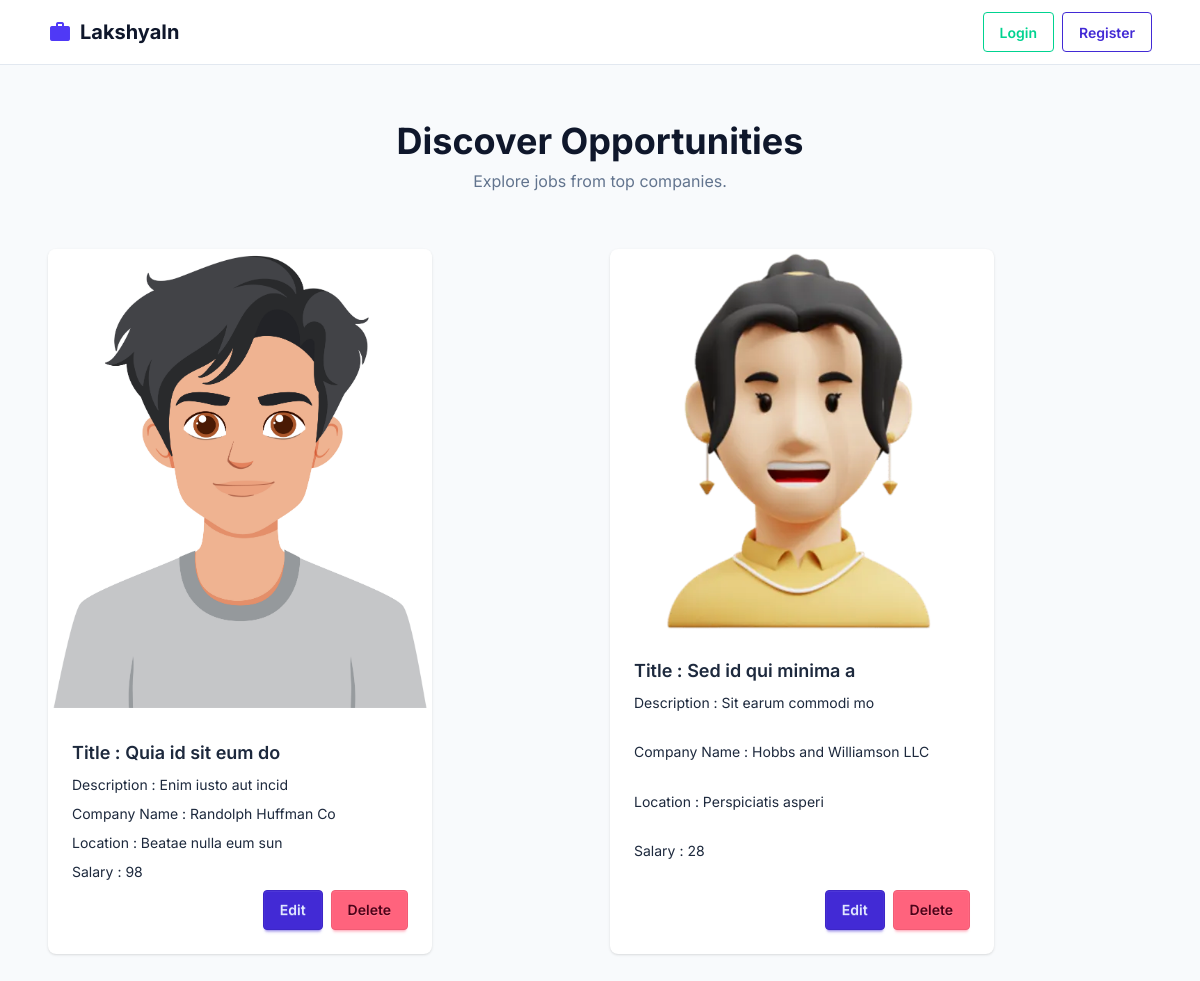
The app's page /, older data.
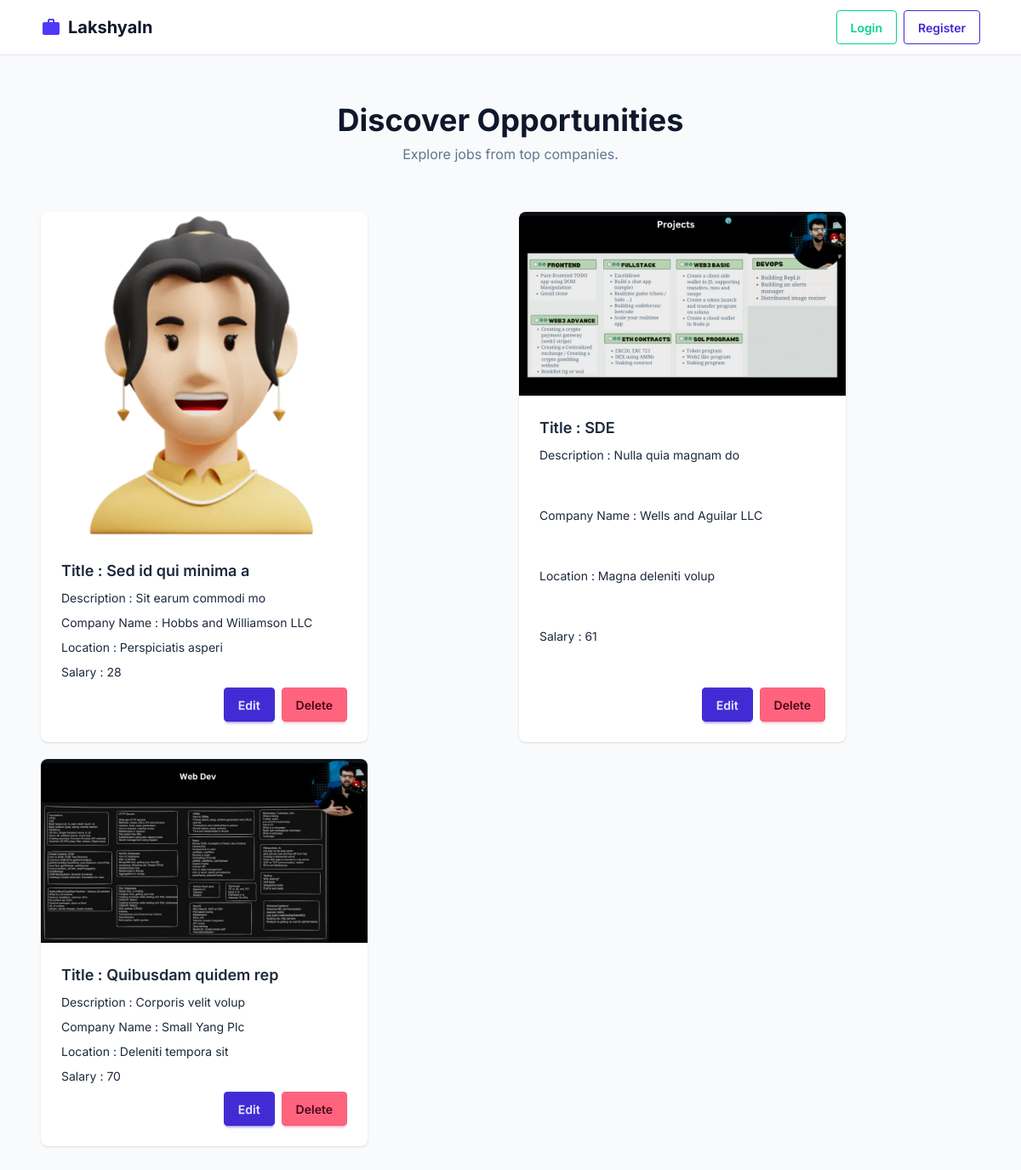
The same page, newer data.
### core/models.py (models this page shows, shortened)
class Job(models.Model):
    title = models.CharField(max_length=255)
    description = models.TextField()
    company_name = models.CharField(max_length=255)
    location = models.CharField(max_length=255)
    salary = models.IntegerField()
    logo = models.ImageField(upload_to="logo")

### core/views.py (the view)
# urls.py: path("", views.home, name="home"),
def home(request):
    queryset = Job.objects.all()
    return render(request, "index.html", {"jobs":queryset})

### core/context_processors.py (called while the page is built)
def site_name(request):
    jobcount = Job.objects.count()
    return {"site_name" : "LakshyaIn", "job_count" : jobcount}

### core/templates/index.html (shortened to what this page needs)
{% extends 'base.html' %}
{% block content %}
<div>
    <header class="bg-white border-b border-slate-200 sticky top-0 z-10">
        <div class="max-w-6xl mx-auto px-6 h-16 flex items-center justify-between">
            <a href={% url 'home' %} class="text-xl font-bold text-slate-900 flex items-center gap-2">
                <span class="material-icons-outlined text-indigo-600">work</span>
                {{site_name}}
            </a>
            {% if request.user.is_authenticated %}
            <a href={% url 'create-job' %} id="addJobBtn"
                class="bg-indigo-600 hover:bg-indigo-700 text-white text-sm font-medium px-4 py-2 rounded-lg transition-colors flex items-center gap-1.5">
                <span class="material-icons-outlined text-sm leading-none">add</span>
                Add Job {{job_count}}
            </a>
            <a href="{% url 'logout-user' %}">
                <button class="btn btn-outline btn-error">Log Out</button>
                <span>{{ request.user.username }}</span>
            </a>
            {% else %}
            <div class="flex justify-end gap-2">
                <a href="{% url 'login-user' %}">
                    <button class="btn btn-outline btn-success">Login</button>
                </a>
                <a href="{% url 'register-user' %}">
                    <button class="btn btn-outline btn-primary">Register</button>
                </a>
            </div>
            {% endif %}
        </div>
    </header>
    <section class="max-w-6xl mx-auto px-6 py-14 text-center">
        <h1 class="text-3xl sm:text-4xl font-bold text-slate-900">Discover Opportunities</h1>
        <p class="mt-2 text-slate-500">Explore jobs from top companies.</p>
    </section>
    <main class="max-w-6xl mx-auto px-6 pb-16">
        <div id="jobsGrid" class="grid grid-cols-1 sm:grid-cols-2 gap-5">
           {% for job in jobs %}
            <div class="card bg-base-100 w-96 shadow-sm">
                <figure>
                    <img src="{{ job.logo.url }}" alt="logo" class="w-full" />
                </figure>
                <div class="card-body">
                    <h2 class="card-title">Title : {{ job.title }}</h2>
                    <p> Description : {{ job.description }}</p>
                    <p> Company Name : {{ job.company_name }}</p>
                    <p> Location : {{ job.location}}</p>
                    <p> Salary : {{ job.salary }}</p>
                    <div class="card-actions justify-end">
                        <a href="{% url 'update-job' job.id %}" class="btn btn-primary">Edit</a>
                        <form action="{% url 'delete-job' job.id %}" method="post">
                            <button class="btn btn-error" type="submit">Delete</button>
                        </form>
                    </div>
                </div>
            </div>
            {% endfor %}
    </main>
</div>
{% endblock %}

Row changes from the older to the newer data that the page shows:
removed Job: logo (picture), title "Quia id sit eum do", description "Enim iusto aut incid", company_name "Randolph Huffman Co", location "Beatae nulla eum sun", salary "98"
added Job: logo (picture), title "SDE", description "Nulla quia magnam do", company_name "Wells and Aguilar LLC", location "Magna deleniti volup", salary "61"
added Job: logo (picture), title "Quibusdam quidem rep", description "Corporis velit volup", company_name "Small Yang Plc", location "Deleniti tempora sit", salary "70"
